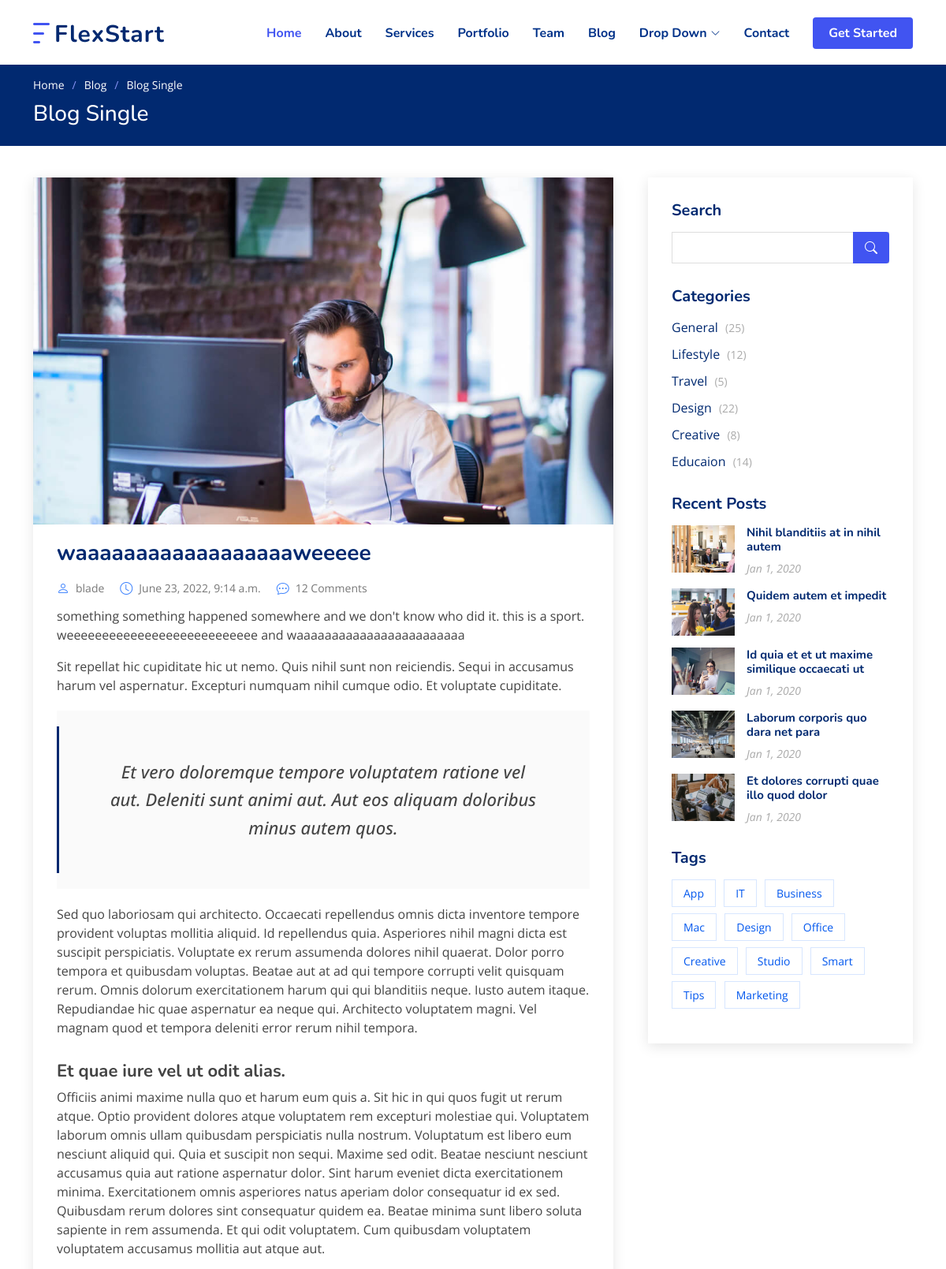
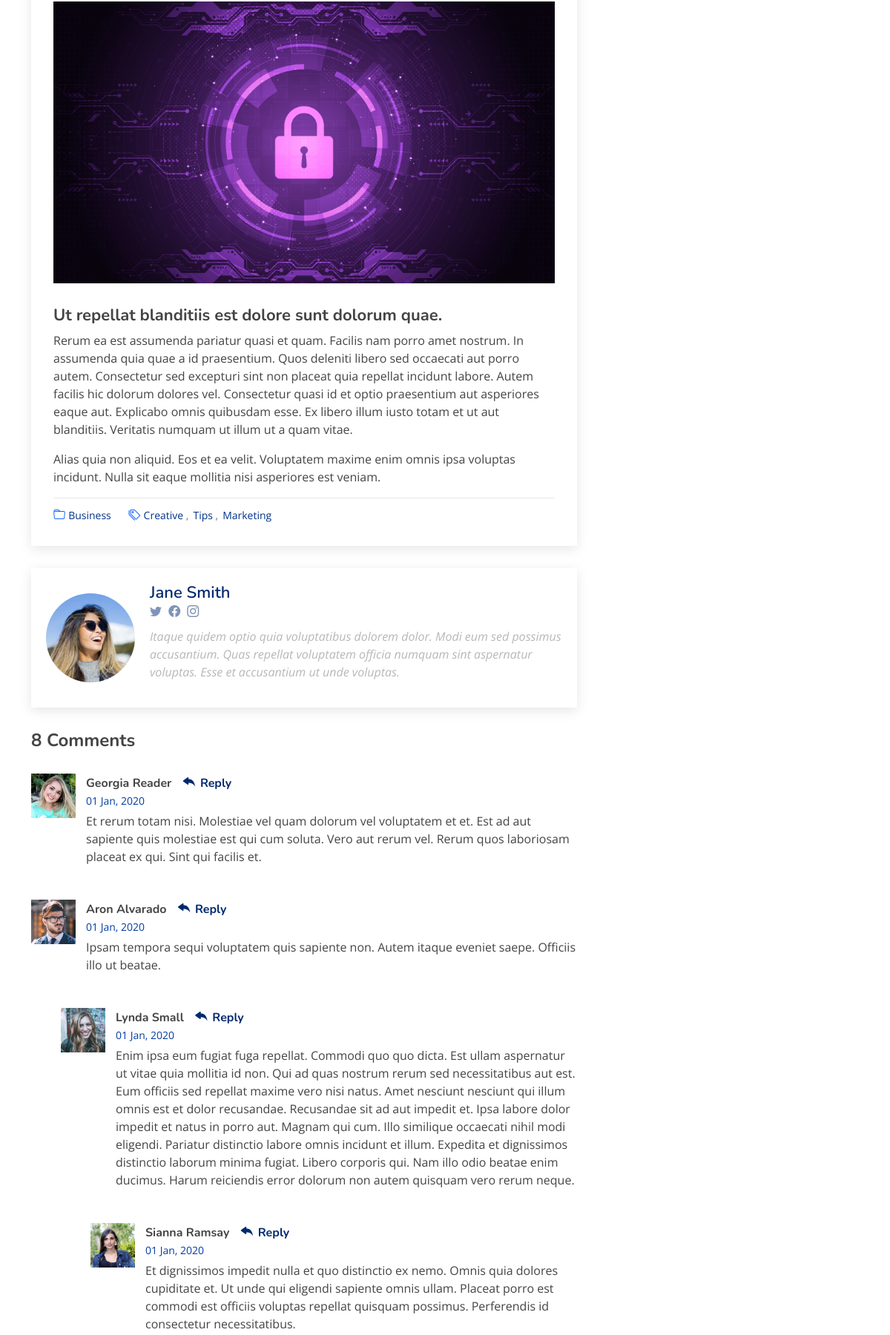
The page /blogdetail/1/ (upper part) on the database its author committed (2 pictures, top to bottom).
### organization/models.py (models this page shows, shortened)
class Post(models.Model):
    title = models.CharField(max_length=100)
    describe = models.TextField()
    image = models.ImageField()
    Catagory = models.ForeignKey("Catagory", on_delete=models.CASCADE)
    author = models.ForeignKey(User, on_delete=models.CASCADE)
    date = models.DateTimeField(auto_now_add=True)

### organization/views.py (the view)
# urls.py: path('blogdetail/<int:id>/', views.blogdetail, name='blogsingle_url'),
def blogdetail(request,id):
    news =get_object_or_404(Post,id = id)
    return render(request,'blog-single.html',{'news': news})

### organization/templates/blog-single.html (shortened to what this page needs)
<!DOCTYPE html>
{% load static %}
<html lang="en">
{% include 'head.html' %}
<body>
  {% include 'header.html' %}
  <main id="main">
    <section class="breadcrumbs">
      <div class="container">
        <ol>
          <li><a href="index.html">Home</a></li>
          <li><a href="blog.html">Blog</a></li>
          <li>Blog Single</li>
        </ol>
        <h2>Blog Single</h2>
      </div>
    </section>
    <section id="blog" class="blog">
      <div class="container" data-aos="fade-up">
        <div class="row">
          <div class="col-lg-8 entries">
            <article class="entry entry-single">
              <div class="entry-img">
                <img src="assets/img/blog/blog-1.jpg" alt="" class="img-fluid">
              </div>
              <h2 class="entry-title">
                <a href="blog-single.html">{{news.title}}</a>
              </h2>
              <div class="entry-meta">
                <ul>
                  <li class="d-flex align-items-center"><i class="bi bi-person"></i> <a href="blog-single.html">{{news.author}}</a></li>
                  <li class="d-flex align-items-center"><i class="bi bi-clock"></i> <a href="blog-single.html"><time datetime="2020-01-01">{{news.date}}</time></a></li>
                  <li class="d-flex align-items-center"><i class="bi bi-chat-dots"></i> <a href="blog-single.html">12 Comments</a></li>
                </ul>
              </div>
              <div class="entry-content">
                <p>
                  {{news.describe}}
                </p>
                <p>
                  Sit repellat hic cupiditate hic ut nemo. Quis nihil sunt non reiciendis. Sequi in accusamus harum vel aspernatur. Excepturi numquam nihil cumque odio. Et voluptate cupiditate.
                </p>
                <blockquote>
                  <p>
                    Et vero doloremque tempore voluptatem ratione vel aut. Deleniti sunt animi aut. Aut eos aliquam doloribus minus autem quos.
                  </p>
                </blockquote>
                <p>
                  Sed quo laboriosam qui architecto. Occaecati repellendus omnis dicta inventore tempore provident voluptas mollitia aliquid. Id repellendus quia. Asperiores nihil magni dicta est suscipit perspiciatis. Voluptate ex rerum assumenda dolores nihil quaerat.
                  Dolor porro tempora et quibusdam voluptas. Beatae aut at ad qui tempore corrupti velit quisquam rerum. Omnis dolorum exercitationem harum qui qui blanditiis neque.
                  Iusto autem itaque. Repudiandae hic quae aspernatur ea neque qui. Architecto voluptatem magni. Vel magnam quod et tempora deleniti error rerum nihil tempora.
                </p>
                <h3>Et quae iure vel ut odit alias.</h3>
                <p>
                  Officiis animi maxime nulla quo et harum eum quis a. Sit hic in qui quos fugit ut rerum atque. Optio provident dolores atque voluptatem rem excepturi molestiae qui. Voluptatem laborum omnis ullam quibusdam perspiciatis nulla nostrum. Voluptatum est libero eum nesciunt aliquid qui.
                  Quia et suscipit non sequi. Maxime sed odit. Beatae nesciunt nesciunt accusamus quia aut ratione aspernatur dolor. Sint harum eveniet dicta exercitationem minima. Exercitationem omnis asperiores natus aperiam dolor consequatur id ex sed. Quibusdam rerum dolores sint consequatur quidem ea.
                  Beatae minima sunt libero soluta sapiente in rem assumenda. Et qui odit voluptatem. Cum quibusdam voluptatem voluptatem accusamus mollitia aut atque aut.
                </p>
                <img src="{{news.image.url}}" class="img-fluid" alt="">
                <h3>Ut repellat blanditiis est dolore sunt dolorum quae.</h3>
                <p>
                  Rerum ea est assumenda pariatur quasi et quam. Facilis nam porro amet nostrum. In assumenda quia quae a id praesentium. Quos deleniti libero sed occaecati aut porro autem. Consectetur sed excepturi sint non placeat quia repellat incidunt labore. Autem facilis hic dolorum dolores vel.
                  Consectetur quasi id et optio praesentium aut asperiores eaque aut. Explicabo omnis quibusdam esse. Ex libero illum iusto totam et ut aut blanditiis. Veritatis numquam ut illum ut a quam vitae.
                </p>
                <p>
                  Alias quia non aliquid. Eos et ea velit. Voluptatem maxime enim omnis ipsa voluptas incidunt. Nulla sit eaque mollitia nisi asperiores est veniam.
                </p>
              </div>
              <div class="entry-footer">
                <i class="bi bi-folder"></i>
                <ul class="cats">
                  <li><a href="#">Business</a></li>
                </ul>
                <i class="bi bi-tags"></i>
                <ul class="tags">
                  <li><a href="#">Creative</a></li>
                  <li><a href="#">Tips</a></li>
                  <li><a href="#">Marketing</a></li>
                </ul>
              </div>
            </article>
            <div class="blog-author d-flex align-items-center">
              <img src="assets/img/blog/blog-author.jpg" class="rounded-circle float-left" alt="">
              <div>
                <h4>Jane Smith</h4>
                <div class="social-links">
                  <a href="https://twitters.com/#"><i class="bi bi-twitter"></i></a>
                  <a href="https://facebook.com/#"><i class="bi bi-facebook"></i></a>
                  <a href="https://instagram.com/#"><i class="biu bi-instagram"></i></a>
                </div>
                <p>
                  Itaque quidem optio quia voluptatibus dolorem dolor. Modi eum sed possimus accusantium. Quas repellat voluptatem officia numquam sint aspernatur voluptas. Esse et accusantium ut unde voluptas.
                </p>
              </div>
            </div>
            <div class="blog-comments">
              <h4 class="comments-count">8 Comments</h4>
              <div id="comment-1" class="comment">
                <div class="d-flex">
                  <div class="comment-img"><img src="assets/img/blog/comments-1.jpg" alt=""></div>
                  <div>
                    <h5><a href="">Georgia Reader</a> <a href="#" class="reply"><i class="bi bi-reply-fill"></i> Reply</a></h5>
                    <time datetime="2020-01-01">01 Jan, 2020</time>
                    <p>
                      Et rerum totam nisi. Molestiae vel quam dolorum vel voluptatem et et. Est ad aut sapiente quis molestiae est qui cum soluta.
                      Vero aut rerum vel. Rerum quos laboriosam placeat ex qui. Sint qui facilis et.
                    </p>
                  </div>
                </div>
              </div>
              <div id="comment-2" class="comment">
                <div class="d-flex">
                  <div class="comment-img"><img src="assets/img/blog/comments-2.jpg" alt=""></div>
                  <div>
                    <h5><a href="">Aron Alvarado</a> <a href="#" class="reply"><i class="bi bi-reply-fill"></i> Reply</a></h5>
                    <time datetime="2020-01-01">01 Jan, 2020</time>
                    <p>
                      Ipsam tempora sequi voluptatem quis sapiente non. Autem itaque eveniet saepe. Officiis illo ut beatae.
                    </p>
                  </div>
                </div>
                <div id="comment-reply-1" class="comment comment-reply">
                  <div class="d-flex">
                    <div class="comment-img"><img src="assets/img/blog/comments-3.jpg" alt=""></div>
                    <div>
                      <h5><a href="">Lynda Small</a> <a href="#" class="reply"><i class="bi bi-reply-fill"></i> Reply</a></h5>
                      <time datetime="2020-01-01">01 Jan, 2020</time>
                      <p>
                        Enim ipsa eum fugiat fuga repellat. Commodi quo quo dicta. Est ullam aspernatur ut vitae quia mollitia id non. Qui ad quas nostrum rerum sed necessitatibus aut est. Eum officiis sed repellat maxime vero nisi natus. Amet nesciunt nesciunt qui illum omnis est et dolor recusandae.
                        Recusandae sit ad aut impedit et. Ipsa labore dolor impedit et natus in porro aut. Magnam qui cum. Illo similique occaecati nihil modi eligendi. Pariatur distinctio labore omnis incidunt et illum. Expedita et dignissimos distinctio laborum minima fugiat.
                        Libero corporis qui. Nam illo odio beatae enim ducimus. Harum reiciendis error dolorum non autem quisquam vero rerum neque.
                      </p>
                    </div>
                  </div>
                  <div id="comment-reply-2" class="comment comment-reply">
                    <div class="d-flex">
                      <div class="comment-img"><img src="assets/img/blog/comments-4.jpg" alt=""></div>
                      <div>
                        <h5><a href="">Sianna Ramsay</a> <a href="#" class="reply"><i class="bi bi-reply-fill"></i> Reply</a></h5>
                        <time datetime="2020-01-01">01 Jan, 2020</time>
                        <p>
                          Et dignissimos impedit nulla et quo distinctio ex nemo. Omnis quia dolores cupiditate et. Ut unde qui eligendi sapiente omnis ullam. Placeat porro est commodi est officiis voluptas repellat quisquam possimus. Perferendis id consectetur necessitatibus.
                        </p>
                      </div>
                    </div>
                  </div>
                </div>
              </div>
            </div>
          </div>
          <div class="col-lg-4">
            <div class="sidebar">
              <h3 class="sidebar-title">Search</h3>
              <div class="sidebar-item search-form">
                <form action="">
                  <input type="text">
                  <button type="submit"><i class="bi bi-search"></i></button>
                </form>
              </div>
              <h3 class="sidebar-title">Categories</h3>
              <div class="sidebar-item categories">
                <ul>
                  <li><a href="#">General <span>(25)</span></a></li>
                  <li><a href="#">Lifestyle <span>(12)</span></a></li>
                  <li><a href="#">Travel <span>(5)</span></a></li>
                  <li><a href="#">Design <span>(22)</span></a></li>
                  <li><a href="#">Creative <span>(8)</span></a></li>
                  <li><a href="#">Educaion <span>(14)</span></a></li>
                </ul>
              </div>
              <h3 class="sidebar-title">Recent Posts</h3>
              <div class="sidebar-item recent-posts">
                <div class="post-item clearfix">
                  <img src="assets/img/blog/blog-recent-1.jpg" alt="">
                  <h4><a href="blog-single.html">Nihil blanditiis at in nihil autem</a></h4>
                  <time datetime="2020-01-01">Jan 1, 2020</time>
                </div>
                <div class="post-item clearfix">
                  <img src="assets/img/blog/blog-recent-2.jpg" alt="">
                  <h4><a href="blog-single.html">Quidem autem et impedit</a></h4>
                  <time datetime="2020-01-01">Jan 1, 2020</time>
                </div>
                <div class="post-item clearfix">
                  <img src="assets/img/blog/blog-recent-3.jpg" alt="">
                  <h4><a href="blog-single.html">Id quia et et ut maxime similique occaecati ut</a></h4>
                  <time datetime="2020-01-01">Jan 1, 2020</time>
                </div>
                <div class="post-item clearfix">
                  <img src="assets/img/blog/blog-recent-4.jpg" alt="">
                  <h4><a href="blog-single.html">Laborum corporis quo dara net para</a></h4>
                  <time datetime="2020-01-01">Jan 1, 2020</time>
                </div>
                <div class="post-item clearfix">
                  <img src="assets/img/blog/blog-recent-5.jpg" alt="">
                  <h4><a href="blog-single.html">Et dolores corrupti quae illo quod dolor</a></h4>
                  <time datetime="2020-01-01">Jan 1, 2020</time>
                </div>
              </div>
              <h3 class="sidebar-title">Tags</h3>
              <div class="sidebar-item tags">
                <ul>
                  <li><a href="#">App</a></li>
                  <li><a href="#">IT</a></li>
                  <li><a href="#">Business</a></li>
                  <li><a href="#">Mac</a></li>
                  <li><a href="#">Design</a></li>
                  <li><a href="#">Office</a></li>
                  <li><a href="#">Creative</a></li>
                  <li><a href="#">Studio</a></li>
                  <li><a href="#">Smart</a></li>
                  <li><a href="#">Tips</a></li>
                  <li><a href="#">Marketing</a></li>
                </ul>
              </div>
            </div>
          </div>
        </div>
      </div>
    </section>
  </main>
</body>
</html>

### rows shown on the page
Post: title "waaaaaaaaaaaaaaaaaaweeeee", author "blade", date "June 23, 2022, 9:14 a.m.", describe "something something happened somewhere and we don't know who did it. this is a sport. weeeeeeeeeeeeeeeeeeeeeeeeeee and waaaaaaaaaaaaaaaaaaaaaaaa", image (picture)
